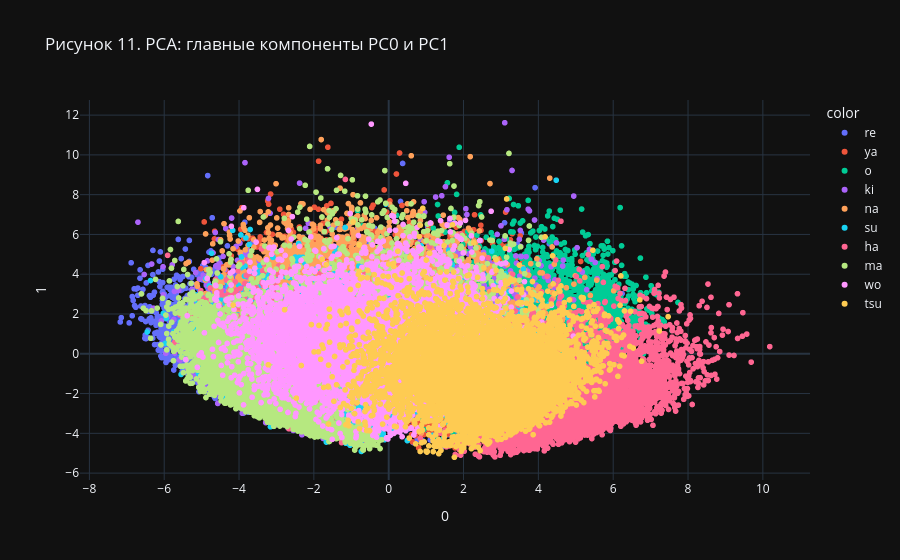

Notebook code for this chart:
### Code cell
components_scatter = px.scatter(pca_results, 
                 x=int(pc1.value), 
                 y=int(pc2.value), 
                 color=y, 
                 title=f"Рисунок 11. PCA: главные компоненты PC{pc1.value} и PC{pc2.value}", 
                 template="plotly_dark")

components_scatter.show()

### Figure 1 — Plotly figure (JSON) as saved in the notebook; plotly's stock layout.template omitted (floating-point values rounded to 4 significant figures; data arrays with more than 128 entries replaced by an {"elided": "..."} marker saying what was removed)
{"data": [{"hovertemplate": "color=re<br>0=%{x}<br>1=%{y}<extra></extra>", "legendgroup": "re", "marker": {"color": "#636efa", "symbol": "circle"}, "mode": "markers", "name": "re", "showlegend": true, "type": "scattergl", "x": {"elided": "7000 float values"}, "xaxis": "x", "y": {"elided": "7000 float values"}, "yaxis": "y"}, {"hovertemplate": "color=ya<br>0=%{x}<br>1=%{y}<extra></extra>", "legendgroup": "ya", "marker": {"color": "#EF553B", "symbol": "circle"}, "mode": "markers", "name": "ya", "showlegend": true, "type": "scattergl", "x": {"elided": "7000 float values"}, "xaxis": "x", "y": {"elided": "7000 float values"}, "yaxis": "y"}, {"hovertemplate": "color=o<br>0=%{x}<br>1=%{y}<extra></extra>", "legendgroup": "o", "marker": {"color": "#00cc96", "symbol": "circle"}, "mode": "markers", "name": "o", "showlegend": true, "type": "scattergl", "x": {"elided": "7000 float values"}, "xaxis": "x", "y": {"elided": "7000 float values"}, "yaxis": "y"}, {"hovertemplate": "color=ki<br>0=%{x}<br>1=%{y}<extra></extra>", "legendgroup": "ki", "marker": {"color": "#ab63fa", "symbol": "circle"}, "mode": "markers", "name": "ki", "showlegend": true, "type": "scattergl", "x": {"elided": "7000 float values"}, "xaxis": "x", "y": {"elided": "7000 float values"}, "yaxis": "y"}, {"hovertemplate": "color=na<br>0=%{x}<br>1=%{y}<extra></extra>", "legendgroup": "na", "marker": {"color": "#FFA15A", "symbol": "circle"}, "mode": "markers", "name": "na", "showlegend": true, "type": "scattergl", "x": {"elided": "7000 float values"}, "xaxis": "x", "y": {"elided": "7000 float values"}, "yaxis": "y"}, {"hovertemplate": "color=su<br>0=%{x}<br>1=%{y}<extra></extra>", "legendgroup": "su", "marker": {"color": "#19d3f3", "symbol": "circle"}, "mode": "markers", "name": "su", "showlegend": true, "type": "scattergl", "x": {"elided": "7000 float values"}, "xaxis": "x", "y": {"elided": "7000 float values"}, "yaxis": "y"}, {"hovertemplate": "color=ha<br>0=%{x}<br>1=%{y}<extra></extra>", "legendgroup": "ha", "marker": {"color": "#FF6692", "symbol": "circle"}, "mode": "markers", "name": "ha", "showlegend": true, "type": "scattergl", "x": {"elided": "7000 float values"}, "xaxis": "x", "y": {"elided": "7000 float values"}, "yaxis": "y"}, {"hovertemplate": "color=ma<br>0=%{x}<br>1=%{y}<extra></extra>", "legendgroup": "ma", "marker": {"color": "#B6E880", "symbol": "circle"}, "mode": "markers", "name": "ma", "showlegend": true, "type": "scattergl", "x": {"elided": "7000 float values"}, "xaxis": "x", "y": {"elided": "7000 float values"}, "yaxis": "y"}, {"hovertemplate": "color=wo<br>0=%{x}<br>1=%{y}<extra></extra>", "legendgroup": "wo", "marker": {"color": "#FF97FF", "symbol": "circle"}, "mode": "markers", "name": "wo", "showlegend": true, "type": "scattergl", "x": {"elided": "7000 float values"}, "xaxis": "x", "y": {"elided": "7000 float values"}, "yaxis": "y"}, {"hovertemplate": "color=tsu<br>0=%{x}<br>1=%{y}<extra></extra>", "legendgroup": "tsu", "marker": {"color": "#FECB52", "symbol": "circle"}, "mode": "markers", "name": "tsu", "showlegend": true, "type": "scattergl", "x": {"elided": "7000 float values"}, "xaxis": "x", "y": {"elided": "7000 float values"}, "yaxis": "y"}], "layout": {"legend": {"title": {"text": "color"}, "tracegroupgap": 0}, "title": {"text": "Рисунок 11. PCA: главные компоненты PC0 и PC1"}, "xaxis": {"anchor": "y", "domain": [0, 1], "title": {"text": "0"}}, "yaxis": {"anchor": "x", "domain": [0, 1], "title": {"text": "1"}}}}
